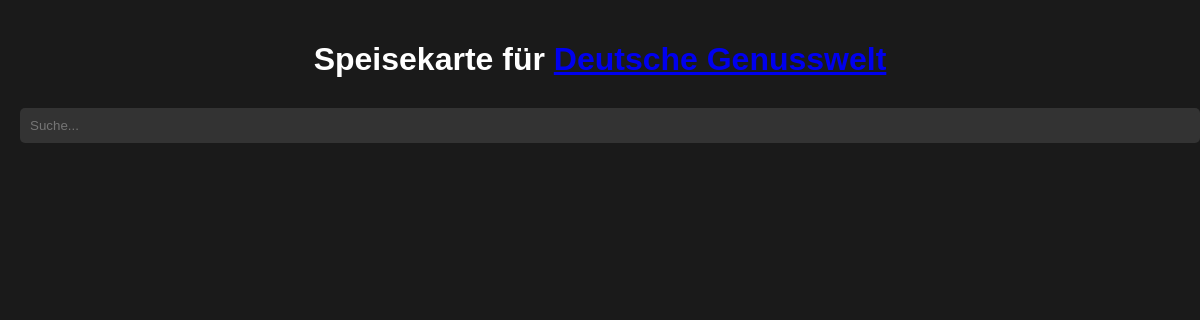
Page /restaurant/restaurant/1/menu/ on the earlier database version.
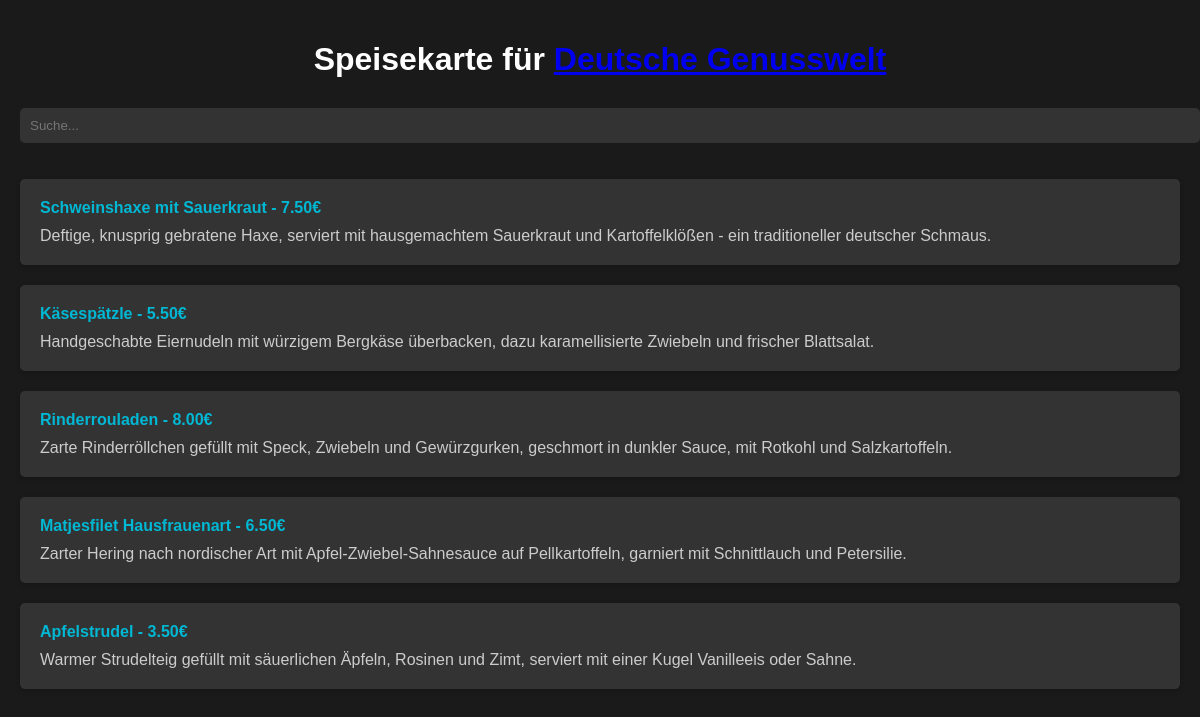
Same page on the later database version.
### restaurant/models.py (models this page shows, shortened)
class Menu(models.Model):
    restaurant = models.ForeignKey(Restaurant, on_delete=models.CASCADE)
    name = models.CharField(max_length=100)
    price = models.DecimalField(max_digits=6, decimal_places=2)
    description = models.TextField(blank=True)

### restaurant/views.py (the view)
# urls.py: path('restaurant/<int:restaurant_id>/menu/', views.restaurant_menu, name='restaurant_menu'),
def restaurant_menu(request, restaurant_id):
    restaurant = get_object_or_404(Restaurant, pk=restaurant_id)
    menu_items = Menu.objects.filter(restaurant=restaurant)
    return render(request, 'restaurant/menu.html', {'restaurant': restaurant, 'menu_items': menu_items})

### restaurant/templates/restaurant/menu.html (shortened to what this page needs)
<!DOCTYPE html>
<html>
<head>
</head>
<body>
    <h1>Speisekarte für <a href="{% url 'restaurant_detail' restaurant.id %}">{{ restaurant.name }}</a></h1>
    <input type="text" id="searchInput" onkeyup="filterMenu()" placeholder="Suche...">
    <ul>
        {% for item in menu_items %}
        <li>
            <div class="price">{{ item.name }} - {{ item.price }}€</div>
            <p>{{ item.description }}</p>
        </li>
        {% endfor %}
    </ul>
</body>
</html>

### restaurant/templates/restaurant/menu.html (style rules this page uses)
body { font-family: Arial, sans-serif; margin: 0; padding: 20px; background-color: #1a1a1a; color: #f0f0f0; }
h1 { color: #ffffff; text-align: center; margin-bottom: 30px; }
input[type="text"] { width: 100%; padding: 10px; margin-bottom: 20px; background-color: #333333; color: #f0f0f0; border: none; border-radius: 5px; }
ul { list-style-type: none; padding: 0; }
li { background-color: #333333; padding: 20px; margin-bottom: 20px; border-radius: 5px; box-shadow: 0 2px 5px rgba(0, 0, 0, 0.2); }
li p { margin: 10px 0 0; color: #cccccc; }
.price { font-weight: bold; color: #00b8d4; }

Differences in the rows shown:
added Menu: name "Schweinshaxe mit Sauerkraut", price "7.50", description "Deftige, knusprig gebratene Haxe, serviert mit hausgemachtem Sauerkraut und Kartoffelklößen - ein traditioneller deutscher Schmaus."
added Menu: name "Käsespätzle", price "5.50", description "Handgeschabte Eiernudeln mit würzigem Bergkäse überbacken, dazu karamellisierte Zwiebeln und frischer Blattsalat."
added Menu: name "Rinderrouladen", price "8.00", description "Zarte Rinderröllchen gefüllt mit Speck, Zwiebeln und Gewürzgurken, geschmort in dunkler Sauce, mit Rotkohl und Salzkartoffeln."
added Menu: name "Matjesfilet Hausfrauenart", price "6.50", description "Zarter Hering nach nordischer Art mit Apfel-Zwiebel-Sahnesauce auf Pellkartoffeln, garniert mit Schnittlauch und Petersilie."
added Menu: name "Apfelstrudel", price "3.50", description "Warmer Strudelteig gefüllt mit säuerlichen Äpfeln, Rosinen und Zimt, serviert mit einer Kugel Vanilleeis oder Sahne."
